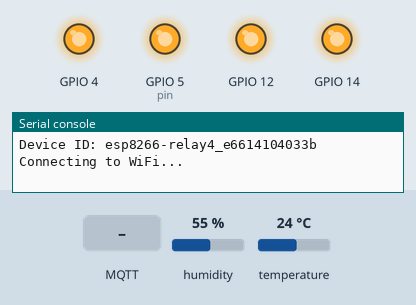
This program was run on a simulated ESP8266 board running MicroPython. On the bench: output pins drawn as LEDs (lit = HIGH), the last lines printed to the serial console. The inputs (shaded band) are chosen by the test bench; at power-on: humidity 55 %, temperature 24 °C. WiFi joins after 1.5 s; no MQTT or app messages arrive unless stated.

Above: at 1.2 s.
1.3 s: MQTT message "ON" arrives on the first subscribed topic
At 3.7 s:
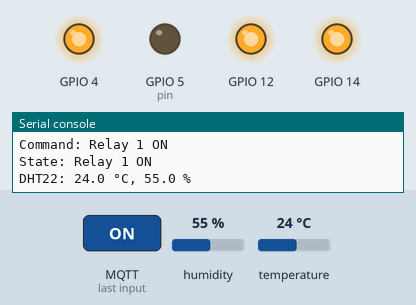
4.0 s: MQTT message "button" arrives on the first subscribed topic
5.5 s: MQTT message "switch" arrives on the first subscribed topic
Timing chart, 0 to 8.5 s (numbered marks = the images above; inputs shaded):
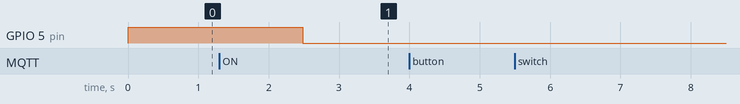

The program:

main.py
```python
import gc
import dht
import machine
import network
import time
import ubinascii
import ujson
from machine import Pin
from umqtt.simple import MQTTClient

# =========================
# User configuration
# =========================
WIFI_SSID = "YOUR_WIFI_SSID"
WIFI_PASSWORD = "YOUR_WIFI_PASSWORD"

MQTT_BROKER = "192.168.1.100"
MQTT_PORT = 1883
MQTT_USER = "mqtt_user"
MQTT_PASSWORD = "mqtt_pass"
MQTT_KEEPALIVE = 60

DEVICE_NAME = "ESP8266 4CH Relay"
DEVICE_PREFIX = "esp8266-relay4"
DISCOVERY_PREFIX = "homeassistant"
BASE_TOPIC = "home/%s" % DEVICE_PREFIX
STATE_JSON_TOPIC = "%s/status" % BASE_TOPIC

# Most 4-channel ESP8266 relay boards are active LOW.
RELAY_ON_LEVEL = 0
RELAY_OFF_LEVEL = 1

WIFI_CONNECT_TIMEOUT_S = 20
RECONNECT_DELAY_S = 5
MQTT_PING_INTERVAL_MS = 30000
SENSOR_PUBLISH_INTERVAL_MS = 5000

# NodeMCU D7 = GPIO13. Keep this separate from the relay pins below.
DHT_PIN = 13

# NodeMCU pin mapping:
# D1 = GPIO5, D2 = GPIO4, D5 = GPIO14, D6 = GPIO12
#
# mode:
#   "switch" -> stays ON/OFF until commanded
#   "button" -> pulses for pulse_ms and goes back OFF
RELAYS = [
    {
        "channel": 1,
        "name": "Relay 1",
        "pin": 5,
        "mode": "switch",
        "startup": "OFF",
        "icon": "mdi:toggle-switch",
    },
    {
        "channel": 2,
        "name": "Relay 2",
        "pin": 4,
        "mode": "switch",
        "startup": "OFF",
        "icon": "mdi:toggle-switch",
    },
    {
        "channel": 3,
        "name": "Relay 3",
        "pin": 14,
        "mode": "switch",
        "startup": "OFF",
        "icon": "mdi:toggle-switch",
    },
    {
        "channel": 4,
        "name": "Relay 4",
        "pin": 12,
        "mode": "switch",
        "startup": "OFF",
        "icon": "mdi:toggle-switch",
    },
]

DEVICE_ID = "%s_%s" % (
    DEVICE_PREFIX,
    ubinascii.hexlify(machine.unique_id()).decode(),
)
CLIENT_ID = DEVICE_ID.encode()
AVAILABILITY_TOPIC = "%s/availability" % BASE_TOPIC
AVAILABILITY_TOPIC_BYTES = AVAILABILITY_TOPIC.encode()
STATE_JSON_TOPIC_BYTES = STATE_JSON_TOPIC.encode()

wlan = network.WLAN(network.STA_IF)
client = None
last_ping_ms = 0
command_topics = {}
dht_sensor = None
last_sensor_read_ms = None


def slugify(value):
    result = []
    last_was_sep = False
    for char in value.lower():
        if ("a" <= char <= "z") or ("0" <= char <= "9"):
            result.append(char)
            last_was_sep = False
        elif not last_was_sep:
            result.append("_")
            last_was_sep = True

    slug = "".join(result).strip("_")
    if slug:
        return slug
    return "relay"


def normalize_switch_state(value):
    if str(value).upper() == "ON":
        return "ON"
    return "OFF"


def normalize_mode(value):
    mode = str(value).lower()
    if mode in ("switch", "button"):
        return mode
    return "switch"


def set_relay_output(relay, is_on):
    relay["pin_obj"].value(RELAY_ON_LEVEL if is_on else RELAY_OFF_LEVEL)


def publish_bytes(topic, payload, retain=False):
    if client is None:
        return

    topic_bytes = topic if isinstance(topic, bytes) else topic.encode()
    payload_bytes = payload if isinstance(payload, bytes) else payload.encode()
    client.publish(topic_bytes, payload_bytes, retain)


def publish_json(topic, payload, retain=False):
    publish_bytes(topic, ujson.dumps(payload), retain)


def publish_board_state(retain=True):
    relays = {}
    for relay in RELAYS:
        relays[str(relay["channel"])] = relay["state"]

    payload = {
        "device_id": DEVICE_ID,
        "device_name": DEVICE_NAME,
        "availability": "online" if wlan.isconnected() else "offline",
        "relays": relays,
    }
    publish_json(STATE_JSON_TOPIC_BYTES, payload, retain)


def publish_sensor_discovery():
    sensors = [
        {
            "key": "temperature",
            "name": "Temperature",
            "device_class": "temperature",
            "unit": "°C",
        },
        {
            "key": "humidity",
            "name": "Humidity",
            "device_class": "humidity",
            "unit": "%",
        },
    ]

    for sensor in sensors:
        object_id = "%s_%s" % (DEVICE_PREFIX, sensor["key"])
        unique_id = "%s_%s" % (DEVICE_ID, sensor["key"])
        state_topic = "%s/sensor/%s/state" % (BASE_TOPIC, sensor["key"])
        topic = "%s/sensor/%s/config" % (DISCOVERY_PREFIX, object_id)
        payload = {
            "name": sensor["name"],
            "unique_id": unique_id,
            "object_id": object_id,
            "state_topic": state_topic,
            "availability_topic": AVAILABILITY_TOPIC,
            "payload_available": "online",
            "payload_not_available": "offline",
            "device_class": sensor["device_class"],
            "state_class": "measurement",
            "unit_of_measurement": sensor["unit"],
            "device": device_payload(),
        }
        publish_json(topic, payload, True)
        time.sleep_ms(100)
        gc.collect()


def publish_sensor_readings():
    global last_sensor_read_ms

    try:
        dht_sensor.measure()
        temperature = dht_sensor.temperature()
        humidity = dht_sensor.humidity()
    except Exception as error:
        print("DHT11 read error:", error)
        last_sensor_read_ms = time.ticks_ms()
        return

    publish_bytes(
        "%s/sensor/temperature/state" % BASE_TOPIC,
        str(temperature),
        True,
    )
    publish_bytes(
        "%s/sensor/humidity/state" % BASE_TOPIC,
        str(humidity),
        True,
    )
    print("DHT22:", temperature, "°C,", humidity, "%")

    last_sensor_read_ms = time.ticks_ms()


def publish_state(relay, retain=True, publish_snapshot=True):
    publish_bytes(relay["state_topic"], relay["state"], retain)
    if publish_snapshot:
        publish_board_state(retain)
    print("State:", relay["name"], relay["state"])


def set_switch_state(relay, state, publish=True, retain=True):
    relay["state"] = normalize_switch_state(state)
    set_relay_output(relay, relay["state"] == "ON")
    if publish:
        publish_state(relay, retain)


def pulse_relay(relay):
    pulse_ms = int(relay.get("pulse_ms", 700))
    print("Pulse:", relay["name"], pulse_ms, "ms")

    relay["state"] = "ON"
    set_relay_output(relay, True)
    publish_state(relay, False)

    time.sleep_ms(pulse_ms)

    relay["state"] = "OFF"
    set_relay_output(relay, False)
    publish_state(relay, False)


def device_payload():
    return {
        "identifiers": [DEVICE_ID],
        "name": DEVICE_NAME,
        "model": "ESP8266 4CH Relay",
        "manufacturer": "DIY",
        "sw_version": "MicroPython",
    }


def publish_discovery():
    for relay in RELAYS:
        object_id = "%s_ch%d_%s" % (
            DEVICE_PREFIX,
            relay["channel"],
            relay["slug"],
        )
        unique_id = "%s_ch%d" % (DEVICE_ID, relay["channel"])
        mode = relay["mode"]

        if mode == "button":
            topic = "%s/button/%s/config" % (DISCOVERY_PREFIX, object_id)
            payload = {
                "name": relay["name"],
                "unique_id": unique_id,
                "object_id": object_id,
                "command_topic": relay["command_topic_text"],
                "payload_press": "PRESS",
                "availability_topic": AVAILABILITY_TOPIC,
                "payload_available": "online",
                "payload_not_available": "offline",
                "device": device_payload(),
            }
        else:
            topic = "%s/switch/%s/config" % (DISCOVERY_PREFIX, object_id)
            payload = {
                "name": relay["name"],
                "unique_id": unique_id,
                "object_id": object_id,
                "command_topic": relay["command_topic_text"],
                "state_topic": relay["state_topic_text"],
                "payload_on": "ON",
                "payload_off": "OFF",
                "state_on": "ON",
                "state_off": "OFF",
                "availability_topic": AVAILABILITY_TOPIC,
                "payload_available": "online",
                "payload_not_available": "offline",
                "device": device_payload(),
            }

        if relay.get("icon"):
            payload["icon"] = relay["icon"]

        publish_json(topic, payload, True)
        time.sleep_ms(100)
        gc.collect()


def publish_all_states():
    for relay in RELAYS:
        publish_state(relay, True, False)
        time.sleep_ms(50)
    publish_board_state(True)


def prepare_relays():
    command_topics.clear()

    for relay in RELAYS:
        relay["mode"] = normalize_mode(relay.get("mode", "switch"))
        relay["slug"] = slugify(relay["name"])
        relay["pin_obj"] = Pin(relay["pin"], Pin.OUT, value=RELAY_OFF_LEVEL)
        relay["command_topic_text"] = "%s/%d/set" % (BASE_TOPIC, relay["channel"])
        relay["state_topic_text"] = "%s/%d/state" % (BASE_TOPIC, relay["channel"])
        relay["command_topic"] = relay["command_topic_text"].encode()
        relay["state_topic"] = relay["state_topic_text"].encode()

        if relay["mode"] == "switch":
            relay["state"] = normalize_switch_state(relay.get("startup", "OFF"))
        else:
            relay["state"] = "OFF"

        set_relay_output(relay, relay["state"] == "ON")
        command_topics[relay["command_topic"]] = relay


def prepare_sensor():
    global dht_sensor
    dht_sensor = dht.DHT22(Pin(DHT_PIN))


def mqtt_callback(topic, msg):
    relay = command_topics.get(topic)
    if relay is None:
        print("Unknown topic:", topic)
        return

    try:
        command = msg.decode().strip().upper()
        print("Command:", relay["name"], command)

        if relay["mode"] == "button":
            if command in ("PRESS", "ON", "TOGGLE"):
                pulse_relay(relay)
            else:
                print("Unsupported button command:", command)
            return

        if command == "TOGGLE":
            command = "OFF" if relay["state"] == "ON" else "ON"

        if command in ("ON", "OFF"):
            set_switch_state(relay, command)
        else:
            print("Unsupported switch command:", command)
    except Exception as error:
        print("Callback error:", error)


def connect_wifi():
    wlan.active(True)
    try:
        wlan.config(dhcp_hostname=DEVICE_PREFIX)
    except Exception:
        pass

    if wlan.isconnected():
        return

    print("Connecting to WiFi...")
    try:
        wlan.disconnect()
    except Exception:
        pass

    wlan.connect(WIFI_SSID, WIFI_PASSWORD)
    started = time.ticks_ms()

    while not wlan.isconnected():
        if time.ticks_diff(time.ticks_ms(), started) > (WIFI_CONNECT_TIMEOUT_S * 1000):
            raise OSError("WiFi timeout")
        time.sleep_ms(250)

    print("WiFi connected:", wlan.ifconfig()[0])


def close_mqtt():
    global client

    if client is None:
        return

    try:
        client.disconnect()
    except Exception:
        pass

    client = None


def connect_mqtt():
    global client
    global last_ping_ms

    close_mqtt()
    gc.collect()

    client = MQTTClient(
        CLIENT_ID,
        MQTT_BROKER,
        port=MQTT_PORT,
        user=MQTT_USER or None,
        password=MQTT_PASSWORD or None,
        keepalive=MQTT_KEEPALIVE,
    )
    client.set_callback(mqtt_callback)
    client.set_last_will(AVAILABILITY_TOPIC_BYTES, b"offline", True)
    client.connect()

    for relay in RELAYS:
        client.subscribe(relay["command_topic"])

    publish_bytes(AVAILABILITY_TOPIC_BYTES, b"online", True)
    publish_discovery()
    publish_sensor_discovery()
    publish_all_states()
    last_ping_ms = time.ticks_ms()

    print("MQTT connected:", MQTT_BROKER)


def ensure_connections():
    if not wlan.isconnected():
        close_mqtt()
        connect_wifi()

    if client is None:
        connect_mqtt()


def main():
    global last_ping_ms

    prepare_relays()
    prepare_sensor()
    print("Device ID:", DEVICE_ID)

    while True:
        try:
            ensure_connections()
            client.check_msg()

            now = time.ticks_ms()
            if (
                last_sensor_read_ms is None
                or time.ticks_diff(now, last_sensor_read_ms)
                >= SENSOR_PUBLISH_INTERVAL_MS
            ):
                publish_sensor_readings()

            if time.ticks_diff(now, last_ping_ms) >= MQTT_PING_INTERVAL_MS:
                client.ping()
                last_ping_ms = now

            time.sleep_ms(100)
        except OSError as error:
            print("Connection error:", error)
            close_mqtt()
            time.sleep(RECONNECT_DELAY_S)
        except Exception as error:
            print("Runtime error:", error)
            time.sleep_ms(500)


main()
```

Measured:
- after the input at 1.3 s, GPIO 5 (pin): HIGH → LOW after 1.2 s
